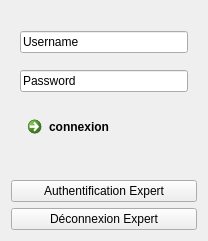
   <widget class="QWidget" name="verticalLayoutWidget_2">
    <property name="geometry">
     <rect>
      <x>910</x>
      <y>360</y>
      <width>201</width>
      <height>241</height>
     </rect>
    </property>
    <layout class="QVBoxLayout" name="verticalLayout">
     <item>
      <widget class="QFrame" name="module_authentification">
       <layout class="QVBoxLayout" name="authentification">
        <item>
         <widget class="QLineEdit" name="lineEdit_username">
          <property name="text">
           <string>Username</string>
          </property>
         </widget>
        </item>
        <item>
         <widget class="QLineEdit" name="lineEdit_password">
          <property name="text">
           <string>Password</string>
          </property>
         </widget>
        </item>
        <item>
         <widget class="QCommandLinkButton" name="bouton_connexion">
          <property name="styleSheet">
           <string notr="true">max-height: 40px;</string>
          </property>
          <property name="text">
           <string>connexion</string>
          </property>
          <property name="shortcut">
           <string>Return</string>
          </property>
         </widget>
        </item>
       </layout>
      </widget>
     </item>
     <item>
      <widget class="QPushButton" name="show_module_authentication">
       <property name="text">
        <string>Authentification Expert</string>
       </property>
      </widget>
     </item>
     <item>
      <widget class="QPushButton" name="deconnexion">
       <property name="enabled">
        <bool>true</bool>
       </property>
       <property name="text">
        <string>Déconnexion Expert</string>
       </property>
      </widget>
     </item>
    </layout>
   </widget>
